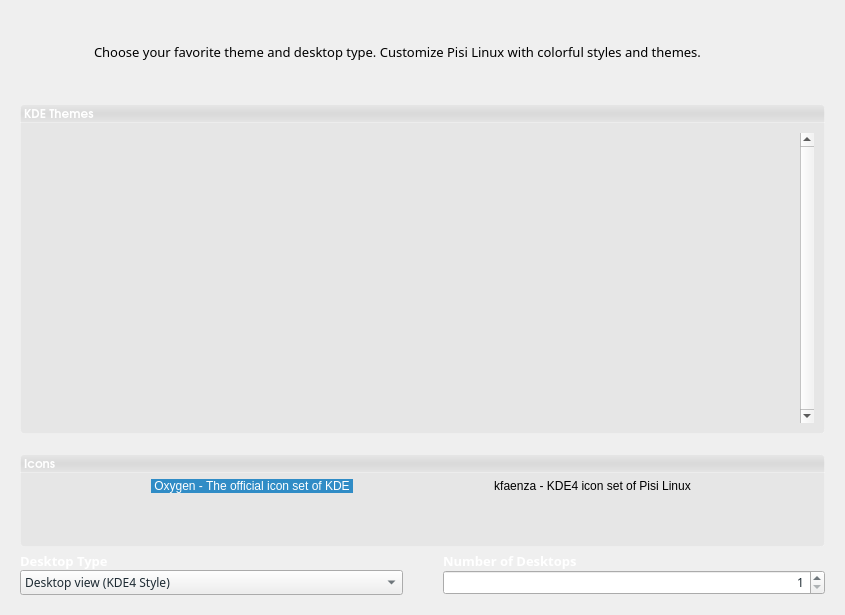
<?xml version="1.0" encoding="UTF-8"?>
<ui version="4.0">
 <class>styleWidget</class>
 <widget class="QWidget" name="styleWidget">
  <property name="geometry">
   <rect>
    <x>0</x>
    <y>0</y>
    <width>845</width>
    <height>615</height>
   </rect>
  </property>
  <property name="font">
   <font>
    <family>URW Gothic L</family>
    <pointsize>11</pointsize>
   </font>
  </property>
  <property name="windowTitle">
   <string>Themes</string>
  </property>
  <property name="styleSheet">
   <string notr="true">#listIcon{ background-color: rgba(0,0,0,0); }</string>
  </property>
  <layout class="QGridLayout" name="gridLayout">
   <property name="margin">
    <number>20</number>
   </property>
   <property name="spacing">
    <number>0</number>
   </property>
   <item row="0" column="0">
    <widget class="QLabel" name="label_2">
     <property name="minimumSize">
      <size>
       <width>64</width>
       <height>64</height>
      </size>
     </property>
     <property name="maximumSize">
      <size>
       <width>64</width>
       <height>64</height>
      </size>
     </property>
     <property name="text">
      <string/>
     </property>
     <property name="pixmap">
      <pixmap resource="../data/kaptan.qrc">:/raw/pixmap/preferences-desktop-color.png</pixmap>
     </property>
    </widget>
   </item>
   <item row="0" column="1">
    <widget class="QLabel" name="description">
     <property name="minimumSize">
      <size>
       <width>300</width>
       <height>0</height>
      </size>
     </property>
     <property name="font">
      <font>
       <family>Sans Serif</family>
       <pointsize>10</pointsize>
       <weight>50</weight>
       <bold>false</bold>
      </font>
     </property>
     <property name="styleSheet">
      <string notr="true"/>
     </property>
     <property name="text">
      <string>Choose your favorite theme and desktop type. Customize Pisi Linux with colorful styles and themes.</string>
     </property>
     <property name="wordWrap">
      <bool>true</bool>
     </property>
     <property name="indent">
      <number>10</number>
     </property>
    </widget>
   </item>
   <item row="1" column="0">
    <spacer name="verticalSpacer_3">
     <property name="orientation">
      <enum>Qt::Vertical</enum>
     </property>
     <property name="sizeType">
      <enum>QSizePolicy::Fixed</enum>
     </property>
     <property name="sizeHint" stdset="0">
      <size>
       <width>20</width>
       <height>20</height>
      </size>
     </property>
    </spacer>
   </item>
   <item row="2" column="0" colspan="2">
    <layout class="QVBoxLayout" name="verticalLayout">
     <property name="spacing">
      <number>0</number>
     </property>
     <item>
      <widget class="QLabel" name="label">
       <property name="font">
        <font>
         <family>URW Gothic L</family>
         <pointsize>9</pointsize>
         <weight>75</weight>
         <bold>true</bold>
         <underline>false</underline>
        </font>
       </property>
       <property name="styleSheet">
        <string notr="true">background-color: qlineargradient(spread:repeat, x1:0, y1:0, x2:0, y2:1, stop:0 rgba(27, 27, 27, 10), stop:0.510753 rgba(9, 9, 9, 25), stop:1 rgba(0, 0, 0, 10));
border: 1px solid rgba(255,255,255,50);
color:white;
border-top-left-radius: 4px;
border-top-right-radius: 4px;</string>
       </property>
       <property name="text">
        <string>KDE Themes</string>
       </property>
       <property name="margin">
        <number>5</number>
       </property>
      </widget>
     </item>
     <item>
      <widget class="QListWidget" name="listStyles">
       <property name="enabled">
        <bool>true</bool>
       </property>
       <property name="minimumSize">
        <size>
         <width>0</width>
         <height>0</height>
        </size>
       </property>
       <property name="font">
        <font>
         <family>URW Gothic L</family>
         <pointsize>8</pointsize>
         <weight>50</weight>
         <bold>false</bold>
        </font>
       </property>
       <property name="styleSheet">
        <string notr="true">#listStyles{
padding:10px;
background-color: rgba(0, 0, 0, 10);
border: 1px solid rgba(255,255,255,50);
border-top:0px;
border-bottom-left-radius: 4px;
border-bottom-right-radius: 4px;
}
</string>
       </property>
       <property name="frameShape">
        <enum>QFrame::NoFrame</enum>
       </property>
       <property name="verticalScrollBarPolicy">
        <enum>Qt::ScrollBarAlwaysOn</enum>
       </property>
       <property name="alternatingRowColors">
        <bool>false</bool>
       </property>
       <property name="verticalScrollMode">
        <enum>QAbstractItemView::ScrollPerPixel</enum>
       </property>
       <property name="horizontalScrollMode">
        <enum>QAbstractItemView::ScrollPerPixel</enum>
       </property>
       <property name="movement">
        <enum>QListView::Static</enum>
       </property>
       <property name="isWrapping" stdset="0">
        <bool>true</bool>
       </property>
       <property name="resizeMode">
        <enum>QListView::Adjust</enum>
       </property>
       <property name="layoutMode">
        <enum>QListView::SinglePass</enum>
       </property>
       <property name="spacing">
        <number>0</number>
       </property>
       <property name="gridSize">
        <size>
         <width>140</width>
         <height>170</height>
        </size>
       </property>
       <property name="viewMode">
        <enum>QListView::IconMode</enum>
       </property>
       <property name="uniformItemSizes">
        <bool>true</bool>
       </property>
       <property name="batchSize">
        <number>1</number>
       </property>
       <property name="wordWrap">
        <bool>true</bool>
       </property>
       <property name="selectionRectVisible">
        <bool>true</bool>
       </property>
      </widget>
     </item>
     <item>
      <spacer name="verticalSpacer_4">
       <property name="orientation">
        <enum>Qt::Vertical</enum>
       </property>
       <property name="sizeType">
        <enum>QSizePolicy::Fixed</enum>
       </property>
       <property name="sizeHint" stdset="0">
        <size>
         <width>20</width>
         <height>20</height>
        </size>
       </property>
      </spacer>
     </item>
     <item>
      <widget class="QLabel" name="label_3">
       <property name="font">
        <font>
         <family>URW Gothic L</family>
         <pointsize>9</pointsize>
         <weight>75</weight>
         <bold>true</bold>
         <underline>false</underline>
        </font>
       </property>
       <property name="styleSheet">
        <string notr="true">background-color: qlineargradient(spread:repeat, x1:0, y1:0, x2:0, y2:1, stop:0 rgba(27, 27, 27, 10), stop:0.510753 rgba(9, 9, 9, 25), stop:1 rgba(0, 0, 0, 10));
border: 1px solid rgba(255,255,255,50);
color:white;
border-top-left-radius: 4px;
border-top-right-radius: 4px;</string>
       </property>
       <property name="text">
        <string>Icons</string>
       </property>
       <property name="margin">
        <number>5</number>
       </property>
      </widget>
     </item>
     <item>
      <widget class="QGroupBox" name="iconContainer">
       <property name="styleSheet">
        <string notr="true">#iconContainer{
padding:10px;
background-color: rgba(0, 0, 0, 10);
border: 1px solid rgba(255,255,255,50);
border-top:0px;
border-bottom-left-radius:4px;
border-bottom-right-radius: 4px;
}</string>
       </property>
       <property name="title">
        <string/>
       </property>
       <property name="flat">
        <bool>true</bool>
       </property>
       <property name="checkable">
        <bool>false</bool>
       </property>
       <layout class="QHBoxLayout" name="horizontalLayout">
        <property name="spacing">
         <number>0</number>
        </property>
        <property name="margin">
         <number>0</number>
        </property>
        <item>
         <widget class="QListWidget" name="listIcon">
          <property name="sizePolicy">
           <sizepolicy hsizetype="Fixed" vsizetype="Fixed">
            <horstretch>0</horstretch>
            <verstretch>0</verstretch>
           </sizepolicy>
          </property>
          <property name="minimumSize">
           <size>
            <width>679</width>
            <height>0</height>
           </size>
          </property>
          <property name="maximumSize">
           <size>
            <width>16777215</width>
            <height>65</height>
           </size>
          </property>
          <property name="styleSheet">
           <string notr="true"/>
          </property>
          <property name="frameShape">
           <enum>QFrame::NoFrame</enum>
          </property>
          <property name="verticalScrollBarPolicy">
           <enum>Qt::ScrollBarAlwaysOff</enum>
          </property>
          <property name="horizontalScrollBarPolicy">
           <enum>Qt::ScrollBarAlwaysOff</enum>
          </property>
          <property name="alternatingRowColors">
           <bool>false</bool>
          </property>
          <property name="iconSize">
           <size>
            <width>313</width>
            <height>48</height>
           </size>
          </property>
          <property name="textElideMode">
           <enum>Qt::ElideRight</enum>
          </property>
          <property name="movement">
           <enum>QListView::Static</enum>
          </property>
          <property name="isWrapping" stdset="0">
           <bool>false</bool>
          </property>
          <property name="resizeMode">
           <enum>QListView::Adjust</enum>
          </property>
          <property name="layoutMode">
           <enum>QListView::SinglePass</enum>
          </property>
          <property name="spacing">
           <number>0</number>
          </property>
          <property name="gridSize">
           <size>
            <width>340</width>
            <height>70</height>
           </size>
          </property>
          <property name="viewMode">
           <enum>QListView::IconMode</enum>
          </property>
          <property name="uniformItemSizes">
           <bool>true</bool>
          </property>
          <property name="wordWrap">
           <bool>true</bool>
          </property>
          <property name="selectionRectVisible">
           <bool>false</bool>
          </property>
          <property name="currentRow">
           <number>0</number>
          </property>
          <item>
           <property name="text">
            <string>Oxygen - The official icon set of KDE</string>
           </property>
           <property name="toolTip">
            <string>oxygen</string>
           </property>
           <property name="statusTip">
            <string>oxygen</string>
           </property>
           <property name="icon">
            <iconset resource="../data/kaptan.qrc">
             <normaloff>:/raw/pixmap/oxygen.png</normaloff>:/raw/pixmap/oxygen.png</iconset>
           </property>
          </item>
          <item>
           <property name="text">
            <string>kfaenza - KDE4 icon set of Pisi Linux</string>
           </property>
           <property name="toolTip">
            <string>kfaenza</string>
           </property>
           <property name="statusTip">
            <string>kfaenza</string>
           </property>
           <property name="icon">
            <iconset resource="../data/kaptan.qrc">
             <normaloff>:/raw/pixmap/kfaenza.png</normaloff>:/raw/pixmap/kfaenza.png</iconset>
           </property>
          </item>
         </widget>
        </item>
       </layout>
      </widget>
     </item>
     <item>
      <spacer name="verticalSpacer_5">
       <property name="orientation">
        <enum>Qt::Vertical</enum>
       </property>
       <property name="sizeType">
        <enum>QSizePolicy::Fixed</enum>
       </property>
       <property name="sizeHint" stdset="0">
        <size>
         <width>20</width>
         <height>5</height>
        </size>
       </property>
      </spacer>
     </item>
     <item>
      <layout class="QHBoxLayout" name="horizontalLayout_3">
       <item>
        <layout class="QVBoxLayout" name="verticalLayout_3">
         <item>
          <widget class="QLabel" name="labelDesktopType">
           <property name="font">
            <font>
             <family>Sans Serif</family>
             <pointsize>10</pointsize>
             <weight>75</weight>
             <bold>true</bold>
            </font>
           </property>
           <property name="styleSheet">
            <string notr="true">color: white</string>
           </property>
           <property name="text">
            <string>Desktop Type</string>
           </property>
          </widget>
         </item>
         <item>
          <widget class="QComboBox" name="comboBoxDesktopType">
           <property name="font">
            <font>
             <family>Sans Serif</family>
             <pointsize>9</pointsize>
            </font>
           </property>
           <property name="styleSheet">
            <string notr="true">color: rgb(30, 43, 51)</string>
           </property>
           <item>
            <property name="text">
             <string>Desktop view (KDE4 Style)</string>
            </property>
           </item>
           <item>
            <property name="text">
             <string>Folder view (KDE3 Style)</string>
            </property>
           </item>
          </widget>
         </item>
        </layout>
       </item>
       <item>
        <spacer name="horizontalSpacer_4">
         <property name="orientation">
          <enum>Qt::Horizontal</enum>
         </property>
         <property name="sizeType">
          <enum>QSizePolicy::Fixed</enum>
         </property>
         <property name="sizeHint" stdset="0">
          <size>
           <width>40</width>
           <height>20</height>
          </size>
         </property>
        </spacer>
       </item>
       <item>
        <layout class="QVBoxLayout" name="verticalLayout_2">
         <item>
          <widget class="QLabel" name="labelDesktopNumbers">
           <property name="font">
            <font>
             <family>Sans Serif</family>
             <pointsize>10</pointsize>
             <weight>75</weight>
             <bold>true</bold>
            </font>
           </property>
           <property name="styleSheet">
            <string notr="true">color: white</string>
           </property>
           <property name="text">
            <string>Number of Desktops</string>
           </property>
          </widget>
         </item>
         <item>
          <widget class="QSpinBox" name="spinBoxDesktopNumbers">
           <property name="font">
            <font>
             <family>Sans Serif</family>
             <pointsize>9</pointsize>
            </font>
           </property>
           <property name="layoutDirection">
            <enum>Qt::LeftToRight</enum>
           </property>
           <property name="styleSheet">
            <string notr="true">color: rgb(30, 43, 51)</string>
           </property>
           <property name="alignment">
            <set>Qt::AlignRight|Qt::AlignTrailing|Qt::AlignVCenter</set>
           </property>
           <property name="minimum">
            <number>1</number>
           </property>
          </widget>
         </item>
        </layout>
       </item>
      </layout>
     </item>
     <item>
      <layout class="QHBoxLayout" name="horizontalLayout_2"/>
     </item>
    </layout>
   </item>
  </layout>
 </widget>
 <resources>
  <include location="../data/kaptan.qrc"/>
 </resources>
 <connections/>
</ui>
